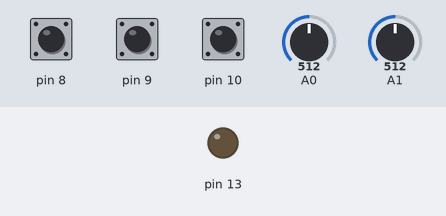
A sketch run on a simulated Arduino Uno, built with avr-gcc and run on an emulated ATmega328P. Parts: output pins drawn as LEDs (lit = HIGH). Inputs (shaded band) come from the test bench; at power-on: pin 10 HIGH, pin 8 HIGH, pin 9 HIGH, A0 = 512, A1 = 512. What the sketch prints to the serial monitor is not drawn.

Above: at 1.2 s.
1.3 s: pin 10 pulled LOW for 0.15 s
At 2.1 s:
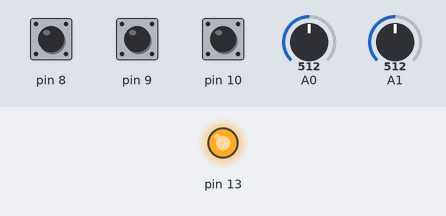
9.1 s: pin 10 pulled LOW for 1 s
At 11.5 s:
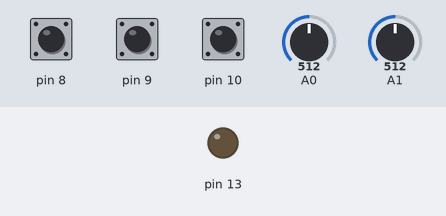
Timing chart, 0 to 12.6 s (numbered marks = the images above; inputs shaded):
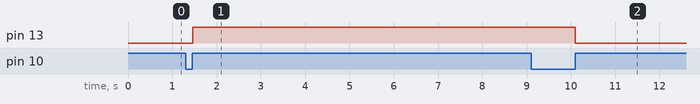

Measured:
- after the input at 1.3 s, pin 13: LOW → HIGH after 0.16 s
- after the input at 9.1 s, pin 13: HIGH → LOW after 1.0 s

The sketch:

ArduinoMIDIController.ino
```cpp
/* Arduino MIDI Controller

Created by Viktor G. / https://viktorgordienko.com

This code is in the public domain.

You can: copy it, modify it, share it, buy it, use it, break it, fix it, trash it, change it, mail - upgrade it, etc.

*/

//Potentiometers
int numberOfPots = 2;     //Total number of potentiometers
int potValues[2];         //Array of current values
int potLastValues[2];     //Array of last values (used to compare)

//Buttons
int numberOfButtons = 2;  //Total number of buttons EXCEPT the switch button
int buttonsStates[2];     // the current state of the output pin
int buttonReadings[2];    // the current reading from the input pin
int buttonPrevious[2];    // the previous reading from the input pin
long time = 0;            // the last time the output pin was toggled
long debounce = 200;      // the debounce time, increase if the output flickers
// the last 2 are long's because the time, measured in msec, will quickly become a bigger number than can be stored in an int.

//Switch button
int controlSwitch = 0;    //used to add another set of controls
int switchState = LOW;
int switchReading;
int switchPrevious = HIGH;


void setup() {
  for (int i = 0; i <= numberOfButtons; i++) {
    pinMode(i + 8, INPUT_PULLUP); //+8 because I started on D8
  }
  pinMode(13, OUTPUT);
  Serial.begin(9600); //Set the speed of the midi port to the same as we will be using in the Hairless Midi software
}

void loop()
{
  //Potentiometesrs on А0-A(numberOfPots-1)
  for (int i = 0; i < numberOfPots; i++) {
    potValues[i] = analogRead(i) / 8;                     // Divide by 8 to get range of 0-127 for MIDI
    if (potValues[i] != potLastValues[i])                 //If the value does not = the last value the following command is made. This is because the pot has been turned. Otherwise the pot remains the same and no midi message is output.
    {
      MIDImessage(176, i + controlSwitch, potValues[i]);  //176 = CC command (channel i control change), (i + controlSwitch) = Which Control, val = value read from Potentionmeter 1
    }
    potLastValues[i] = potValues[i];
  }
  //Potentiometesrs on А0-A(numberOfPots-1)

  //Buttons on D8-D9
  for (int i = 0; i < numberOfButtons; i++) {
    buttonReadings[i] = digitalRead(i + 8);
    if (buttonReadings[i] == HIGH && buttonPrevious[i] == LOW && millis() - time > debounce) {
      if (buttonsStates[i] == HIGH) {
        buttonsStates[i] = LOW;
        MIDImessage(144, i + controlSwitch, 127);         //144 - Note ON, (i + controlSwitch) - note number in MIDI [e.g. 69 = A4], 127 - note velocity
      } else {
        buttonsStates[i] = HIGH;
        MIDImessage(144, i + controlSwitch, 127);
        time = millis();
      }
    }
    buttonPrevious[i] = buttonReadings[i];
  }
  //Buttons on D8-D9

  //The control switch button on D10 and LED on D13
  switchReading = digitalRead(10);
  if (switchReading == HIGH && switchPrevious == LOW && millis() - time > debounce) {
    if (switchState == HIGH) {
      switchState = LOW;
      controlSwitch = 0;
    } else {
      switchState = HIGH;
      controlSwitch = 64;
    }
  }
  digitalWrite(13, switchState);
  switchPrevious = switchReading;
  //The control switch button on D10 and LED on D13

  delay(10); //here we add a short delay to help prevent slight fluctuations, knocks on the pots etc. Adding this helped to prevent my pots from jumpin up or down a value when slightly touched or knocked.
}

void MIDImessage(byte message, byte control, byte value)  //Pass values out through standard Midi Command
{
  Serial.write(message);
  Serial.write(control);
  Serial.write(value);
}
```
